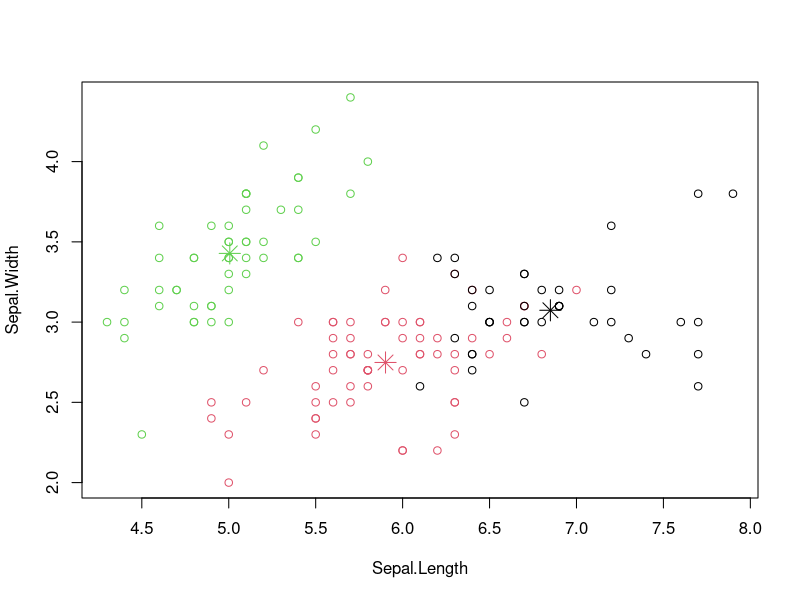

This figure's R source:
newiris <- iris
newiris$Species <- NULL
# Perform k-means clustering with 3 clusters
kc <- kmeans(newiris, 3)
print(kc)

table(iris$Species, kc$cluster)

plot(newiris[c("Sepal.Length", "Sepal.Width")], col = kc$cluster)

points(kc$centers[, c("Sepal.Length", "Sepal.Width")], col = 1:3, pch = 8, cex = 2)
